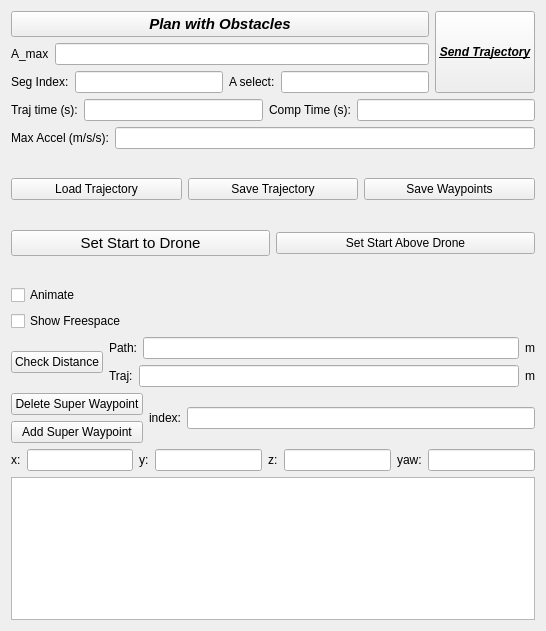
<?xml version="1.0" encoding="UTF-8"?>
<ui version="4.0">
 <class>Minsnap</class>
 <widget class="QWidget" name="Minsnap">
  <property name="geometry">
   <rect>
    <x>0</x>
    <y>0</y>
    <width>546</width>
    <height>631</height>
   </rect>
  </property>
  <property name="minimumSize">
   <size>
    <width>100</width>
    <height>200</height>
   </size>
  </property>
  <property name="windowTitle">
   <string>Form</string>
  </property>
  <layout class="QGridLayout" name="gridLayout">
   <item row="1" column="0">
    <widget class="QPlainTextEdit" name="terminal_text_edit"/>
   </item>
   <item row="0" column="0">
    <layout class="QVBoxLayout" name="verticalLayout">
     <item>
      <layout class="QHBoxLayout" name="horizontalLayout_5">
       <item>
        <layout class="QVBoxLayout" name="verticalLayout_4">
         <item>
          <widget class="QPushButton" name="plan_with_obstacles_button">
           <property name="sizePolicy">
            <sizepolicy hsizetype="Minimum" vsizetype="Fixed">
             <horstretch>0</horstretch>
             <verstretch>0</verstretch>
            </sizepolicy>
           </property>
           <property name="font">
            <font>
             <pointsize>11</pointsize>
             <weight>75</weight>
             <italic>true</italic>
             <bold>true</bold>
            </font>
           </property>
           <property name="text">
            <string>Plan with Obstacles</string>
           </property>
          </widget>
         </item>
         <item>
          <layout class="QHBoxLayout" name="horizontalLayout_9">
           <item>
            <widget class="QLabel" name="label_5">
             <property name="text">
              <string>A_max</string>
             </property>
            </widget>
           </item>
           <item>
            <widget class="QLineEdit" name="A_max_line_edit"/>
           </item>
          </layout>
         </item>
         <item>
          <layout class="QHBoxLayout" name="horizontalLayout_14">
           <item>
            <widget class="QLabel" name="label_11">
             <property name="text">
              <string>Seg Index:</string>
             </property>
            </widget>
           </item>
           <item>
            <widget class="QLineEdit" name="A_index_line_edit"/>
           </item>
           <item>
            <widget class="QLabel" name="label_12">
             <property name="text">
              <string>A select:</string>
             </property>
            </widget>
           </item>
           <item>
            <widget class="QLineEdit" name="A_max_select_line_edit"/>
           </item>
          </layout>
         </item>
        </layout>
       </item>
       <item>
        <widget class="QPushButton" name="send_trajectory_button">
         <property name="sizePolicy">
          <sizepolicy hsizetype="Minimum" vsizetype="MinimumExpanding">
           <horstretch>0</horstretch>
           <verstretch>0</verstretch>
          </sizepolicy>
         </property>
         <property name="font">
          <font>
           <weight>75</weight>
           <italic>true</italic>
           <bold>true</bold>
           <underline>true</underline>
          </font>
         </property>
         <property name="text">
          <string>Send Trajectory</string>
         </property>
        </widget>
       </item>
      </layout>
     </item>
     <item>
      <layout class="QHBoxLayout" name="horizontalLayout_20">
       <item>
        <widget class="QLabel" name="label_13">
         <property name="text">
          <string>Traj time (s):</string>
         </property>
        </widget>
       </item>
       <item>
        <widget class="QLineEdit" name="traj_time_line_edit"/>
       </item>
       <item>
        <widget class="QLabel" name="label_14">
         <property name="text">
          <string>Comp Time (s):</string>
         </property>
        </widget>
       </item>
       <item>
        <widget class="QLineEdit" name="comp_time_line_edit"/>
       </item>
      </layout>
     </item>
     <item>
      <layout class="QHBoxLayout" name="horizontalLayout_23">
       <item>
        <widget class="QLabel" name="label_17">
         <property name="text">
          <string>Max Accel (m/s/s):</string>
         </property>
        </widget>
       </item>
       <item>
        <widget class="QLineEdit" name="traj_accel_line_edit"/>
       </item>
      </layout>
     </item>
     <item>
      <spacer name="verticalSpacer">
       <property name="orientation">
        <enum>Qt::Vertical</enum>
       </property>
       <property name="sizeHint" stdset="0">
        <size>
         <width>20</width>
         <height>40</height>
        </size>
       </property>
      </spacer>
     </item>
     <item>
      <layout class="QHBoxLayout" name="horizontalLayout_11">
       <item>
        <widget class="QPushButton" name="load_trajectory_button">
         <property name="text">
          <string>Load Trajectory</string>
         </property>
        </widget>
       </item>
       <item>
        <widget class="QPushButton" name="save_trajectory_button">
         <property name="text">
          <string>Save Trajectory</string>
         </property>
        </widget>
       </item>
       <item>
        <widget class="QPushButton" name="save_waypoints_from_traj_button">
         <property name="text">
          <string>Save Waypoints</string>
         </property>
        </widget>
       </item>
      </layout>
     </item>
     <item>
      <spacer name="verticalSpacer_2">
       <property name="orientation">
        <enum>Qt::Vertical</enum>
       </property>
       <property name="sizeHint" stdset="0">
        <size>
         <width>20</width>
         <height>40</height>
        </size>
       </property>
      </spacer>
     </item>
     <item>
      <layout class="QHBoxLayout" name="horizontalLayout_10">
       <item>
        <widget class="QPushButton" name="set_first_waypoint_to_drone_button">
         <property name="font">
          <font>
           <pointsize>11</pointsize>
          </font>
         </property>
         <property name="text">
          <string>Set Start to Drone</string>
         </property>
         <property name="checkable">
          <bool>false</bool>
         </property>
         <property name="autoDefault">
          <bool>false</bool>
         </property>
         <property name="default">
          <bool>false</bool>
         </property>
         <property name="flat">
          <bool>false</bool>
         </property>
        </widget>
       </item>
       <item>
        <widget class="QPushButton" name="set_first_waypoint_above_drone_button">
         <property name="text">
          <string>Set Start Above Drone</string>
         </property>
        </widget>
       </item>
      </layout>
     </item>
     <item>
      <spacer name="verticalSpacer_3">
       <property name="orientation">
        <enum>Qt::Vertical</enum>
       </property>
       <property name="sizeHint" stdset="0">
        <size>
         <width>20</width>
         <height>40</height>
        </size>
       </property>
      </spacer>
     </item>
     <item>
      <widget class="QCheckBox" name="animate_checkbox">
       <property name="text">
        <string>Animate</string>
       </property>
      </widget>
     </item>
     <item>
      <widget class="QCheckBox" name="show_freespace_checkbox">
       <property name="text">
        <string>Show Freespace</string>
       </property>
      </widget>
     </item>
     <item>
      <layout class="QHBoxLayout" name="horizontalLayout_2">
       <item>
        <widget class="QPushButton" name="check_distance_button">
         <property name="text">
          <string>Check Distance</string>
         </property>
        </widget>
       </item>
       <item>
        <layout class="QVBoxLayout" name="verticalLayout_2">
         <item>
          <layout class="QHBoxLayout" name="horizontalLayout_4">
           <item>
            <widget class="QLabel" name="label">
             <property name="text">
              <string>Path:</string>
             </property>
            </widget>
           </item>
           <item>
            <widget class="QLineEdit" name="path_dist_line_edit"/>
           </item>
           <item>
            <widget class="QLabel" name="label_3">
             <property name="text">
              <string>m</string>
             </property>
            </widget>
           </item>
          </layout>
         </item>
         <item>
          <layout class="QHBoxLayout" name="horizontalLayout_8">
           <item>
            <widget class="QLabel" name="label_2">
             <property name="text">
              <string>Traj:</string>
             </property>
            </widget>
           </item>
           <item>
            <widget class="QLineEdit" name="traj_dist_line_edit"/>
           </item>
           <item>
            <widget class="QLabel" name="label_4">
             <property name="text">
              <string>m</string>
             </property>
            </widget>
           </item>
          </layout>
         </item>
        </layout>
       </item>
      </layout>
     </item>
     <item>
      <layout class="QHBoxLayout" name="horizontalLayout">
       <item>
        <layout class="QVBoxLayout" name="verticalLayout_3">
         <item>
          <widget class="QPushButton" name="delete_node_button">
           <property name="minimumSize">
            <size>
             <width>0</width>
             <height>0</height>
            </size>
           </property>
           <property name="text">
            <string>Delete Super Waypoint</string>
           </property>
          </widget>
         </item>
         <item>
          <widget class="QPushButton" name="add_node_button">
           <property name="text">
            <string>Add Super Waypoint</string>
           </property>
          </widget>
         </item>
        </layout>
       </item>
       <item>
        <widget class="QLabel" name="label_6">
         <property name="text">
          <string>index:</string>
         </property>
        </widget>
       </item>
       <item>
        <widget class="QLineEdit" name="index_line_edit"/>
       </item>
      </layout>
     </item>
     <item>
      <layout class="QHBoxLayout" name="horizontalLayout_3">
       <item>
        <layout class="QHBoxLayout" name="horizontalLayout_7">
         <item>
          <widget class="QLabel" name="label_7">
           <property name="text">
            <string>x:</string>
           </property>
          </widget>
         </item>
         <item>
          <widget class="QLineEdit" name="x_waypoint_line_edit"/>
         </item>
        </layout>
       </item>
       <item>
        <layout class="QHBoxLayout" name="horizontalLayout_6">
         <item>
          <widget class="QLabel" name="label_8">
           <property name="text">
            <string>y:</string>
           </property>
          </widget>
         </item>
         <item>
          <widget class="QLineEdit" name="y_waypoint_line_edit"/>
         </item>
        </layout>
       </item>
       <item>
        <layout class="QHBoxLayout" name="horizontalLayout_12">
         <item>
          <layout class="QHBoxLayout" name="horizontalLayout_13">
           <item>
            <widget class="QLabel" name="label_9">
             <property name="text">
              <string>z:</string>
             </property>
            </widget>
           </item>
           <item>
            <widget class="QLineEdit" name="z_waypoint_line_edit"/>
           </item>
          </layout>
         </item>
         <item>
          <widget class="QLabel" name="label_10">
           <property name="text">
            <string>yaw:</string>
           </property>
          </widget>
         </item>
         <item>
          <widget class="QLineEdit" name="yaw_waypoint_line_edit"/>
         </item>
        </layout>
       </item>
      </layout>
     </item>
    </layout>
   </item>
   <item row="2" column="0">
    <spacer name="verticalSpacer_4">
     <property name="orientation">
      <enum>Qt::Vertical</enum>
     </property>
     <property name="sizeHint" stdset="0">
      <size>
       <width>20</width>
       <height>0</height>
      </size>
     </property>
    </spacer>
   </item>
  </layout>
 </widget>
 <resources/>
 <connections/>
</ui>
